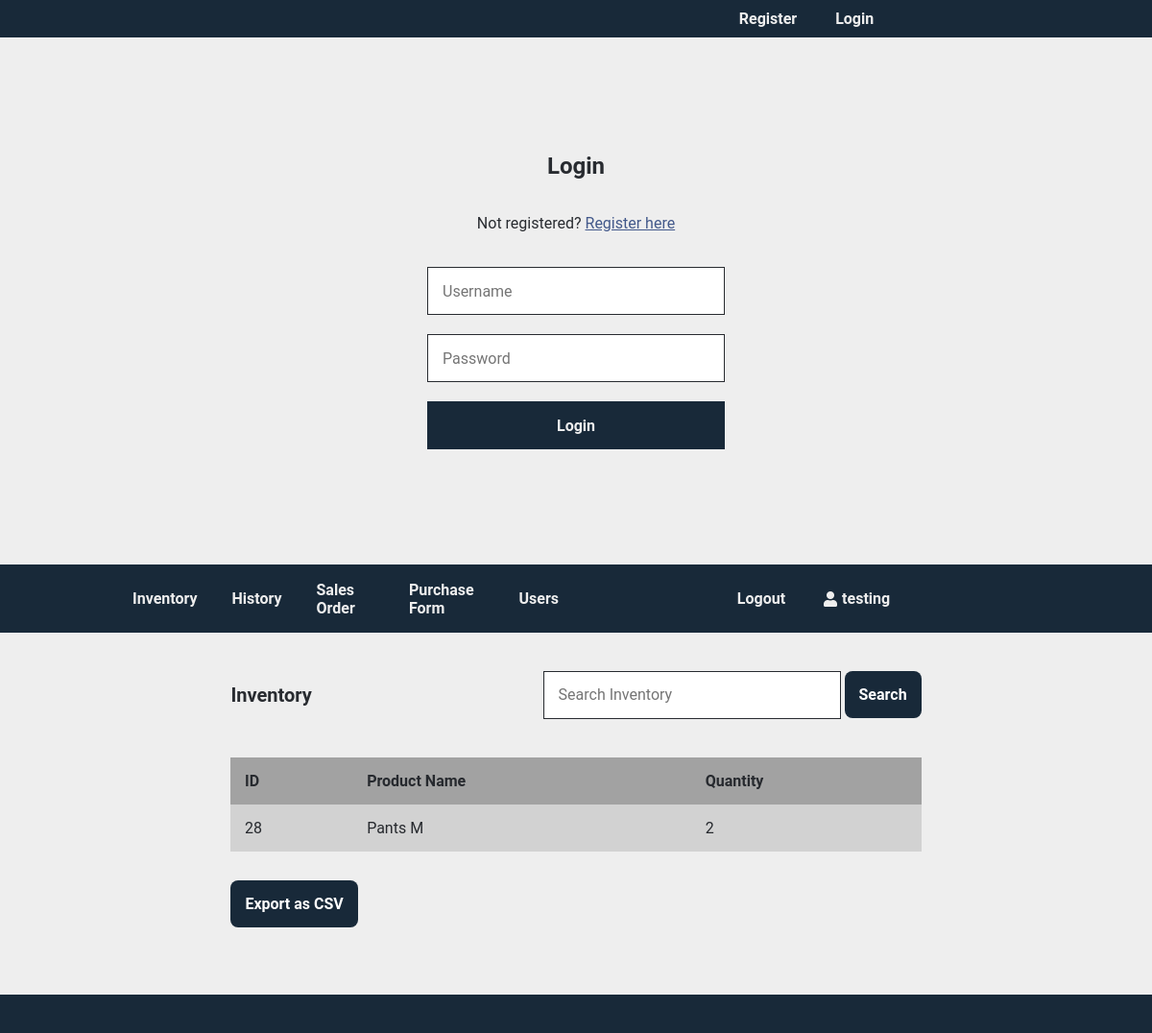
The page /inventory.php (signed in) on the database its author committed.
### tables this page shows
CREATE TABLE `inventory` (
  `id` int(11) NOT NULL,
  `product_name` varchar(50) NOT NULL,
  `quantity` int(11) NOT NULL,
  `groupname` varchar(50) DEFAULT NULL
);

### inventory.php (the view, shortened to what this page needs)
<?php
require_once('index.php');
$groupname = $_SESSION["groupname"];
$result = mysqli_query($conn, "SELECT * FROM inventory WHERE groupname = '$groupname'");
$inventory_rows = $result->fetch_all(MYSQLI_ASSOC);
?>
<div class="content-wrapper">
    <div class="flex-wrapper">
        <h1 class="h1-align">Inventory</h1>
        <div class="searchbar">
            <form action="" method="POST">
                <div>
                    <input type="text" name="search" value="<?php if(isset($_POST['search'])){echo $_POST['search']; } ?>" placeholder="Search Inventory">
                    <button type="submit">Search</button>
                </div>
            </form>
        </div>
    </div>
    <?php
        if(isset($_POST['search']))
        {
            $filtervalues = htmlspecialchars($_POST['search']);
            $sql_query = "SELECT * FROM inventory WHERE groupname = '$groupname' AND CONCAT(id,product_name) LIKE '%$filtervalues%' ";
            $sql_query_run = mysqli_query($conn, $sql_query);
            if(mysqli_num_rows($sql_query_run) > 0)
            {
                ?>
                <table>
                <tr>
                    <th>ID</th>
                    <th>Product Name</th>
                    <th>Quantity</th>
                </tr>
                <?php
                    foreach($sql_query_run as $row)
                    {
                        ?>
                        <tr>
                        <td><?= htmlspecialchars($row['id']) ?></td>
                        <td><?= htmlspecialchars($row['product_name']) ?></td>
                        <td><?= htmlspecialchars($row['quantity']) ?></td>
                        </tr>
                        <?php
                    }
            }
            else
            {
                ?>
                    <tr>
                        <td colspan="3">Searched Record Not Found</td>
                    </tr>
                <?php
            }
        }
        else
        {
            ?>
            <table>
                <tr>
                    <th>ID</th>
                    <th>Product Name</th>
                    <th>Quantity</th>
                </tr>
                <?php foreach($inventory_rows as $row): ?>
                <tr>
                    <td><?= htmlspecialchars($row['id']) ?></td>
                    <td><?= htmlspecialchars($row['product_name']) ?></td>
                    <td><?= htmlspecialchars($row['quantity']) ?></td>
                </tr>
                <?php endforeach ?>
            </table>
            <?php
        }
    ?>
    <div class="flex-wrapper">
        <div class="submit_order">
            <form action="index.php?page=export_csv" method="post" autocomplete="off">
                <button type="submit">Export as CSV</button>
            </form>
        </div>
    </div>
</div>
<?=footer()?>

### style.css (style rules this page uses)
:root { --background-color1: #eeeeee; --background-color2: #dddddd; --background-color3: #aaaaaa; --primary-color1: #182939; --text-color: #282b30; --paypal-color: #f7be3a; --link-color: #43598b; --notice-color: #FFFD74; }
* { box-sizing: border-box; font-family: roboto, "helvetica neue", Arial, sans-serif; font-size: 16px; }
html { height: 100%; }
body { position: relative; min-height: 100%; color: var(--text-color); background-color: var(--background-color1); margin: 0; padding-bottom: 100px; }
h1, h2, h3, h4, h5 { color: var(--dull-text-color); }
.h1-align { font-size: 20px; }
.content-wrapper { max-width: 80%; min-width: 50%; margin: 0 auto; }
.flex-wrapper { display: flex; flex-wrap: nowrap; justify-content: space-between; margin: 0px 11.5% 0px 11.5%; align-items: center; padding:10px; }
table { min-width: 75%; border-collapse: collapse; margin-left: auto; margin-right: auto; filter: brightness(95%); }
th, td { padding: 15px; text-align:left; }
th { background-color: var(--background-color3); }
tr:nth-child(even) { background-color: var(--background-color2); }
tr:nth-child(odd) { background-color: var(--background-color1); }
.searchbar { display: flex; flex-wrap: nowrap; justify-content: space-between; padding: 10px 0 10px 0; }
.searchbar form input[type="text"] { width: 310px; height: 50px; border: 1px solid var(--text-color); margin-bottom: 20px; padding: 0 15px; }
.searchbar button { min-width: 20%; padding: 15px; margin-top: 20px; background-color: var(--primary-color1); border: 0; cursor: pointer; font-weight: bold; color: #ffffff; transition: background-color 0.2s; border-radius: 8px; }
.submit_order button { float: right; min-width: 20%; padding: 15px; margin-top: 20px; background-color: var(--primary-color1); border: 0; cursor: pointer; font-weight: bold; color: #ffffff; transition: background-color 0.2s; border-radius: 8px; }

### rows shown on the page
inventory: id "28", product_name "Pants M", quantity "2"

### other values the page prints
$username "testing"
